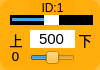
    <widget class="QWidget" name="widget_id1" native="true">
     <property name="geometry">
      <rect>
       <x>720</x>
       <y>440</y>
       <width>100</width>
       <height>70</height>
      </rect>
     </property>
     <property name="styleSheet">
      <string notr="true">background-color: rgb(255, 170, 0, 200);
border-radius:10px;</string>
     </property>
     <widget class="QLabel" name="label_ID1">
      <property name="geometry">
       <rect>
        <x>30</x>
        <y>0</y>
        <width>45</width>
        <height>16</height>
       </rect>
      </property>
      <property name="minimumSize">
       <size>
        <width>0</width>
        <height>10</height>
       </size>
      </property>
      <property name="font">
       <font>
        <family>Arial</family>
        <pointsize>9</pointsize>
       </font>
      </property>
      <property name="styleSheet">
       <string notr="true">background-color: rgb(255, 255, 255， 0);
border-radius:0px;</string>
      </property>
      <property name="text">
       <string>ID:1</string>
      </property>
      <property name="alignment">
       <set>Qt::AlignCenter</set>
      </property>
     </widget>
     <widget class="QSlider" name="horizontalSlider_pulse_id1">
      <property name="geometry">
       <rect>
        <x>10</x>
        <y>15</y>
        <width>83</width>
        <height>10</height>
       </rect>
      </property>
      <property name="autoFillBackground">
       <bool>false</bool>
      </property>
      <property name="styleSheet">
       <string notr="true">QSlider{background-color: rgb(0, 0, 0);
border-radius:0px;}
QSlider::handle {/*设置中间的那个滑动的键*/                           
    background:  rgb(255, 255, 255);
}</string>
      </property>
      <property name="minimum">
       <number>0</number>
      </property>
      <property name="maximum">
       <number>1000</number>
      </property>
      <property name="pageStep">
       <number>1</number>
      </property>
      <property name="value">
       <number>500</number>
      </property>
      <property name="orientation">
       <enum>Qt::Horizontal</enum>
      </property>
     </widget>
     <widget class="QSlider" name="horizontalSlider_dev_id1">
      <property name="geometry">
       <rect>
        <x>30</x>
        <y>50</y>
        <width>45</width>
        <height>15</height>
       </rect>
      </property>
      <property name="styleSheet">
       <string notr="true">background-color: rgb(255, 255, 255， 0);</string>
      </property>
      <property name="minimum">
       <number>-125</number>
      </property>
      <property name="maximum">
       <number>125</number>
      </property>
      <property name="pageStep">
       <number>1</number>
      </property>
      <property name="orientation">
       <enum>Qt::Horizontal</enum>
      </property>
     </widget>
     <widget class="QLabel" name="label_id1">
      <property name="geometry">
       <rect>
        <x>0</x>
        <y>46</y>
        <width>31</width>
        <height>20</height>
       </rect>
      </property>
      <property name="minimumSize">
       <size>
        <width>0</width>
        <height>10</height>
       </size>
      </property>
      <property name="font">
       <font>
        <family>DejaVu Sans</family>
        <pointsize>10</pointsize>
       </font>
      </property>
      <property name="styleSheet">
       <string notr="true">background-color: rgb(255, 255, 255， 0);</string>
      </property>
      <property name="text">
       <string>0</string>
      </property>
      <property name="alignment">
       <set>Qt::AlignCenter</set>
      </property>
     </widget>
     <widget class="QLineEdit" name="lineEdit_id1">
      <property name="geometry">
       <rect>
        <x>30</x>
        <y>30</y>
        <width>45</width>
        <height>18</height>
       </rect>
      </property>
      <property name="sizePolicy">
       <sizepolicy hsizetype="Fixed" vsizetype="Fixed">
        <horstretch>0</horstretch>
        <verstretch>0</verstretch>
       </sizepolicy>
      </property>
      <property name="font">
       <font>
        <family>Arial</family>
        <pointsize>11</pointsize>
       </font>
      </property>
      <property name="autoFillBackground">
       <bool>false</bool>
      </property>
      <property name="styleSheet">
       <string notr="true">background-color: rgb(255, 255, 255);
border-radius:0px;</string>
      </property>
      <property name="text">
       <string>500</string>
      </property>
      <property name="maxLength">
       <number>1000</number>
      </property>
      <property name="alignment">
       <set>Qt::AlignCenter</set>
      </property>
      <property name="dragEnabled">
       <bool>false</bool>
      </property>
      <property name="readOnly">
       <bool>false</bool>
      </property>
     </widget>
     <widget class="QLabel" name="label_down1">
      <property name="geometry">
       <rect>
        <x>75</x>
        <y>30</y>
        <width>20</width>
        <height>20</height>
       </rect>
      </property>
      <property name="font">
       <font>
        <pointsize>10</pointsize>
        <weight>50</weight>
        <italic>false</italic>
        <bold>false</bold>
       </font>
      </property>
      <property name="styleSheet">
       <string notr="true">background-color: rgb(255, 255, 255, 0);</string>
      </property>
      <property name="text">
       <string>下</string>
      </property>
      <property name="alignment">
       <set>Qt::AlignCenter</set>
      </property>
     </widget>
     <widget class="QLabel" name="label_up1">
      <property name="geometry">
       <rect>
        <x>6</x>
        <y>30</y>
        <width>20</width>
        <height>20</height>
       </rect>
      </property>
      <property name="font">
       <font>
        <pointsize>10</pointsize>
        <weight>50</weight>
        <italic>false</italic>
        <bold>false</bold>
       </font>
      </property>
      <property name="styleSheet">
       <string notr="true">background-color: rgb(255, 255, 255, 0);</string>
      </property>
      <property name="text">
       <string>上</string>
      </property>
      <property name="alignment">
       <set>Qt::AlignCenter</set>
      </property>
     </widget>
    </widget>
